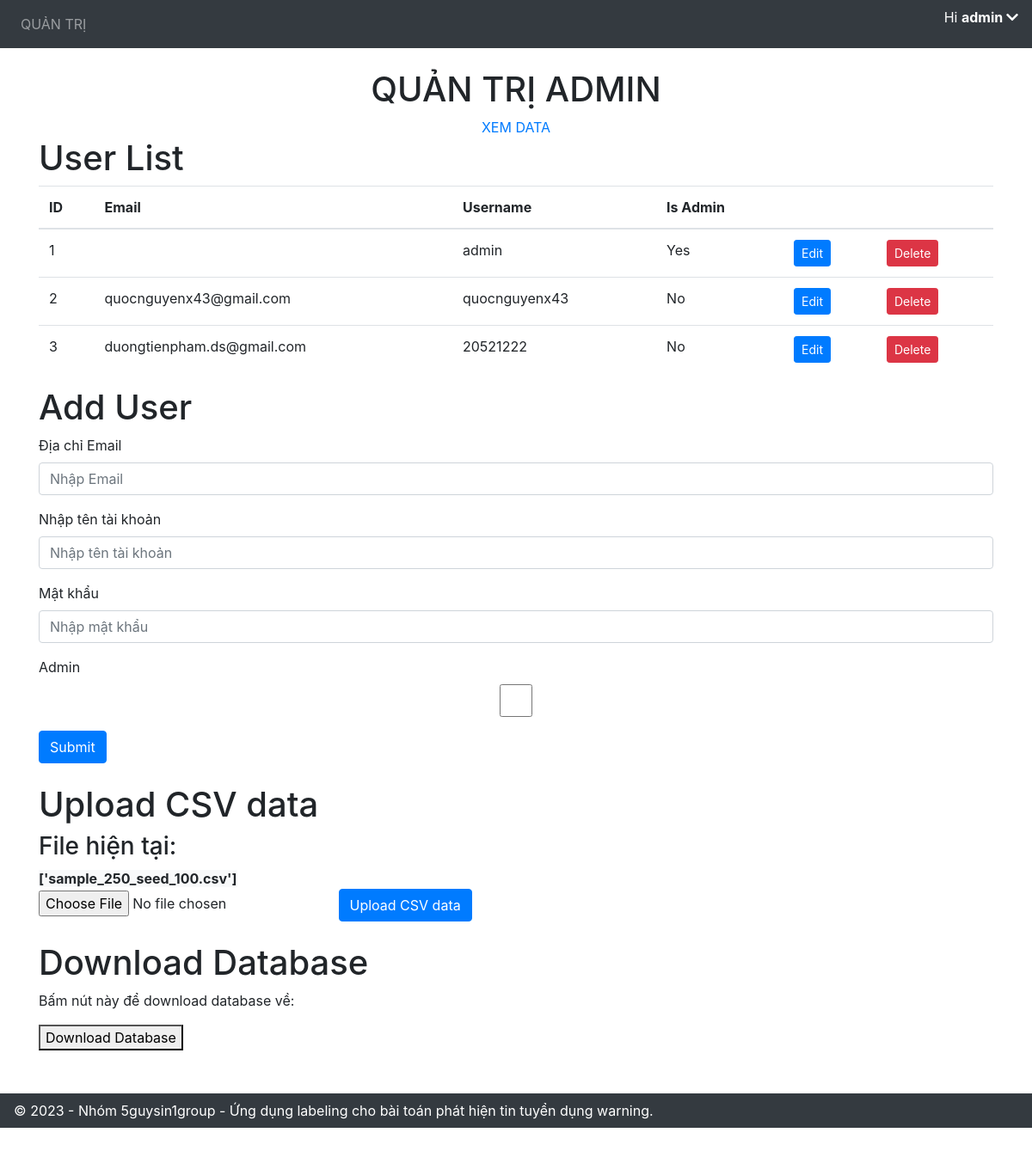
Page /admin/ (signed in) on the earlier database version.
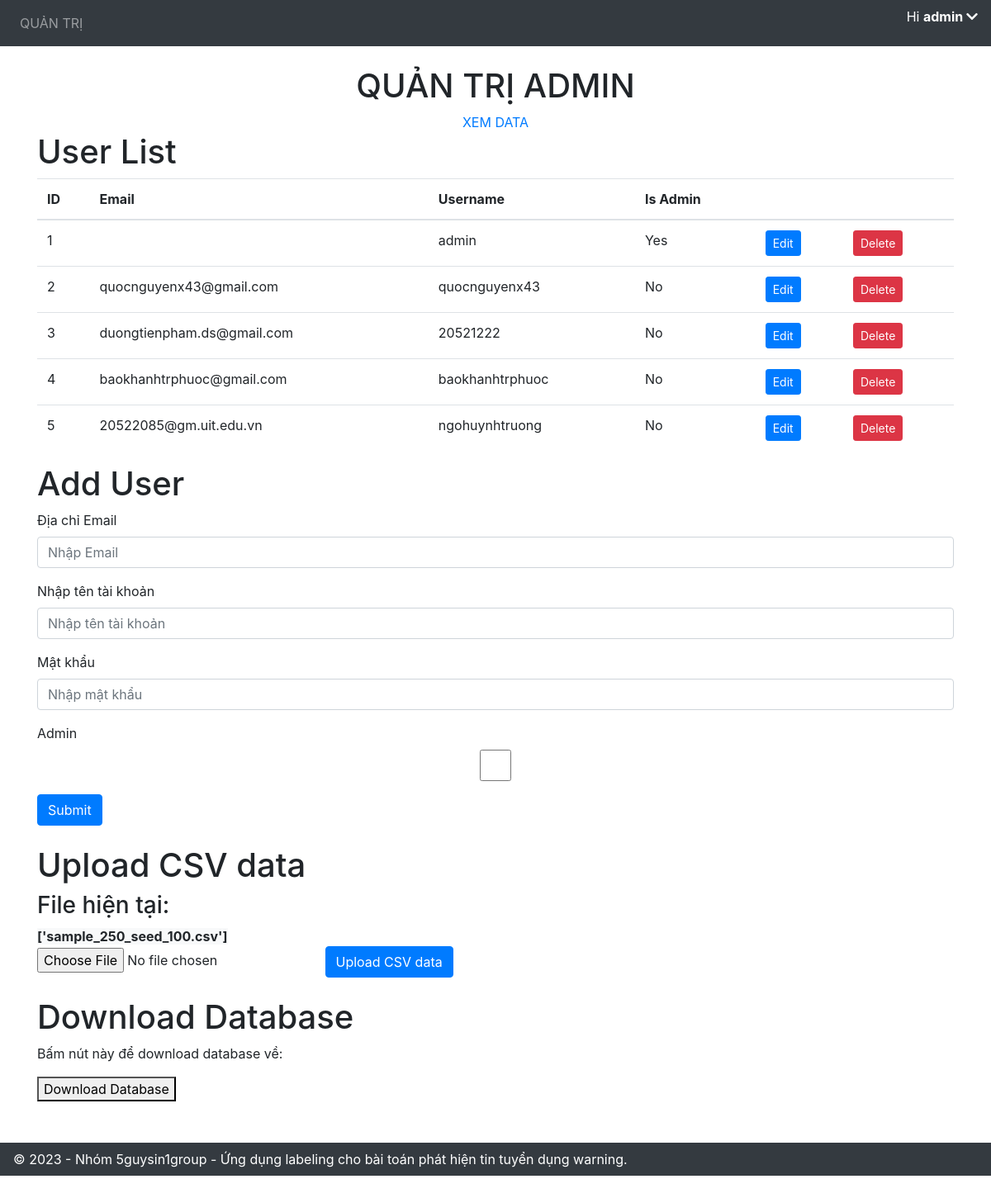
Same page on the later database version.
### application/models.py (models this page shows)
class User(db.Model, UserMixin):
    id = db.Column(db.Integer, primary_key=True)
    email = db.Column(db.String(150), unique=True)
    username = db.Column(db.String(20), unique=True)
    password = db.Column(db.String(150))
    is_admin = db.Column(db.Boolean, default=False)
    annotations = db.relationship('Annotation')

### application/views.py (the view)
@views.route('/admin/', methods=['GET', 'POST'])
@login_required
def admin():
    if not current_user.is_admin:
        return "Không có quyền truy cập vào trang quản trị admin.", 403
    import os
    all_users = User.query.all()
    current_files = os.listdir('data/')
    return render_template(
        "admin.html",
        user=current_user,
        users=all_users,
        files=current_files
    )

### application/__init__.py (called while the page is built)
def create_app():
    app = Flask(__name__)
    app.config['SECRET_KEY'] = 'hjshjhdjah kjshkjdhjs' # random key
    app.config['SQLALCHEMY_DATABASE_URI'] = f'sqlite:///{DB_NAME}'
    db.init_app(app)
    from .views import views
    from .auth import auth
    app.register_blueprint(views, url_prefix='/')
    app.register_blueprint(auth, url_prefix='/')
    from .models import User
    with app.app_context():
        db.create_all()
        create_admin(db)
    login_manager = LoginManager()
    login_manager.login_view = 'auth.login'
    login_manager.init_app(app)
    @login_manager.user_loader
    def load_user(id):
        return User.query.get(int(id))
    return app

### application/templates/admin.html (shortened to what this page needs)
{% extends "base.html" %}
{% block content %}
<div style="text-align: center;">
    <h1>QUẢN TRỊ ADMIN</h1>
    <a href="/view-data" class="view-data" class="btn btn-success">XEM DATA</a>
</div>
<h1>User List</h1>
<table class="table user-list">
    <thead>
        <tr>
            <th>ID</th>
            <th>Email</th>
            <th>Username</th>
            <th>Is Admin</th>
            <th></th>
            <th></th>
        </tr>
    </thead>
    <tbody>
        {% for user in users %}
            <tr>
                <td>{{ user.id }}</td>
                <td>{{ user.email }}</td>
                <td>{{ user.username }}</td>
                <td>{{ "Yes" if user.is_admin else "No" }}</td>
                <td>
                    <button class="btn btn-primary btn-sm edit-button" data-id="{{ user.id }}">Edit</button></td>
                <td>
                    <form method="post" action="{{ url_for('views.remove_user', user_id=user.id) }}">
                        <button type="submit" class="btn btn-danger btn-sm">Delete</button>
                    </form>
                </td>
            </tr>
        {% endfor %}
    </tbody>
</table>
<h1>Add User</h1>
<form method="POST" action="{{ url_for('views.add_user') }}">
    <div class="form-group">
        <label for="email">Địa chỉ Email</label>
        <input type="email" class="form-control" id="email" name="email" placeholder="Nhập Email" />
    </div>
    <div class="form-group">
        <label for="username">Nhập tên tài khoản</label>
        <input type="text" class="form-control" id="username" name="username" placeholder="Nhập tên tài khoản" />
    </div>
    <div class="form-group">
        <label for="password">Mật khẩu</label>
        <input type="password" class="form-control" id="password" name="password" placeholder="Nhập mật khẩu" />
    </div>
    <div class="form-group">
        <label for="is_admin">Admin </label>
        <input type="checkbox" class="form-control" id="is_admin" name="is_admin"/>
    </div>
    <button type="submit" class="btn btn-primary">Submit</button>
</form>
<br>
<h1>Upload CSV data</h1>
<h3>File hiện tại: </h3>
<strong class="btn-light">{{ files }}</strong>
<form method="post" action="{{ url_for('views.upload_csv') }}" enctype="multipart/form-data">
    <input type="file" name="csv_file" accept=".csv">
    <button type="submit" class="btn btn-primary">Upload CSV data</button>
</form>
<br>
<h1>Download Database</h1>
<p>Bấm nút này để download database về:</p>
<a href="{{ url_for('views.download_db') }}" download>
<button>Download Database</button>
</a>
{% endblock %}

### application/templates/base.html (shortened to what this page needs)
<!DOCTYPE html>
<html>
<head>
    <link rel="stylesheet" href="https://stackpath.bootstrapcdn.com/bootstrap/4.4.1/css/bootstrap.min.css" />
    <link rel="stylesheet" href="https://stackpath.bootstrapcdn.com/font-awesome/4.7.0/css/font-awesome.min.css" />
    <link rel="stylesheet" href="https://cdnjs.cloudflare.com/ajax/libs/font-awesome/5.15.4/css/all.min.css">
</head>
<body>
    <nav class="navbar navbar-expand-lg navbar-dark bg-dark">
        <div class="collapse navbar-collapse" id="navbar">
            <div class="navbar-nav">
                {% if user.is_admin %}
                <a class="nav-item nav-link" id="admin" href="/admin">QUẢN TRỊ</a>
                {% endif %}
            </div>
        </div>
        {% if user.is_authenticated %}
        <p id="greeting" class="text-white">Hi <strong>{{ user.username }}  </strong><i class="fas fa-chevron-down" id="arrow-down"></i></p>
        {% endif %}
    </nav>
    <br>
    <div class="container">{% block content %} {% endblock %}</div>
    <footer class="navbar navbar-dark bg-dark text-center py-2" style="margin-top: 50px;">
        &copy; 2023 - Nhóm 5guysin1group - Ứng dụng labeling cho bài toán phát hiện tin tuyển dụng warning.
    </footer>
</body>
</html>

Differences in the rows shown:
added User: id "4", email "baokhanhtrphuoc@gmail.com", username "baokhanhtrphuoc", is_admin "No"
added User: id "5", email "20522085@gm.uit.edu.vn", username "ngohuynhtruong", is_admin "No"
